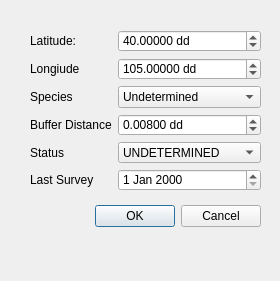
<?xml version="1.0" encoding="UTF-8"?>
<ui version="4.0">
 <class>NewRaptorDialogBase</class>
 <widget class="QDialog" name="NewRaptorDialogBase">
  <property name="geometry">
   <rect>
    <x>0</x>
    <y>0</y>
    <width>280</width>
    <height>281</height>
   </rect>
  </property>
  <property name="windowTitle">
   <string>Add New Raptor</string>
  </property>
  <widget class="QDialogButtonBox" name="button_box">
   <property name="geometry">
    <rect>
     <x>30</x>
     <y>200</y>
     <width>231</width>
     <height>32</height>
    </rect>
   </property>
   <property name="orientation">
    <enum>Qt::Horizontal</enum>
   </property>
   <property name="standardButtons">
    <set>QDialogButtonBox::Cancel|QDialogButtonBox::Ok</set>
   </property>
  </widget>
  <widget class="QWidget" name="formLayoutWidget">
   <property name="geometry">
    <rect>
     <x>30</x>
     <y>30</y>
     <width>231</width>
     <height>161</height>
    </rect>
   </property>
   <layout class="QFormLayout" name="lytForm">
    <item row="0" column="0">
     <widget class="QLabel" name="latitudeLabel">
      <property name="text">
       <string>Latitude:</string>
      </property>
     </widget>
    </item>
    <item row="0" column="1">
     <widget class="QDoubleSpinBox" name="spbLatitude">
      <property name="suffix">
       <string> dd</string>
      </property>
      <property name="decimals">
       <number>5</number>
      </property>
      <property name="minimum">
       <double>-90.000000000000000</double>
      </property>
      <property name="maximum">
       <double>90.000000000000000</double>
      </property>
      <property name="value">
       <double>40.000000000000000</double>
      </property>
     </widget>
    </item>
    <item row="1" column="0">
     <widget class="QLabel" name="longiudeLabel">
      <property name="text">
       <string>Longiude</string>
      </property>
     </widget>
    </item>
    <item row="1" column="1">
     <widget class="QDoubleSpinBox" name="spbLongitude">
      <property name="suffix">
       <string> dd</string>
      </property>
      <property name="decimals">
       <number>5</number>
      </property>
      <property name="minimum">
       <double>-180.000000000000000</double>
      </property>
      <property name="maximum">
       <double>180.000000000000000</double>
      </property>
      <property name="value">
       <double>105.000000000000000</double>
      </property>
     </widget>
    </item>
    <item row="2" column="0">
     <widget class="QLabel" name="speciesLabel">
      <property name="text">
       <string>Species</string>
      </property>
     </widget>
    </item>
    <item row="2" column="1">
     <widget class="QComboBox" name="cmbSpecies">
      <item>
       <property name="text">
        <string>Undetermined</string>
       </property>
      </item>
      <item>
       <property name="text">
        <string>Red-tail Hawk</string>
       </property>
      </item>
      <item>
       <property name="text">
        <string>Swainsons Hawk</string>
       </property>
      </item>
      <item>
       <property name="text">
        <string>Northern Harrier</string>
       </property>
      </item>
     </widget>
    </item>
    <item row="3" column="0">
     <widget class="QLabel" name="bufferDistanceLabel">
      <property name="text">
       <string>Buffer Distance</string>
      </property>
     </widget>
    </item>
    <item row="3" column="1">
     <widget class="QDoubleSpinBox" name="spbBuffer">
      <property name="suffix">
       <string> dd</string>
      </property>
      <property name="decimals">
       <number>5</number>
      </property>
      <property name="maximum">
       <double>0.100000000000000</double>
      </property>
      <property name="singleStep">
       <double>0.001000000000000</double>
      </property>
      <property name="stepType">
       <enum>QAbstractSpinBox::DefaultStepType</enum>
      </property>
      <property name="value">
       <double>0.008000000000000</double>
      </property>
     </widget>
    </item>
    <item row="4" column="0">
     <widget class="QLabel" name="statusLabel">
      <property name="text">
       <string>Status</string>
      </property>
     </widget>
    </item>
    <item row="4" column="1">
     <widget class="QComboBox" name="cmbStatus">
      <item>
       <property name="text">
        <string>UNDETERMINED</string>
       </property>
      </item>
      <item>
       <property name="text">
        <string>ACTIVE NEST</string>
       </property>
      </item>
      <item>
       <property name="text">
        <string>INACTIVE NEST</string>
       </property>
      </item>
      <item>
       <property name="text">
        <string>FLEDGED NEST</string>
       </property>
      </item>
     </widget>
    </item>
    <item row="5" column="0">
     <widget class="QLabel" name="lastSurveyLabel">
      <property name="text">
       <string>Last Survey</string>
      </property>
     </widget>
    </item>
    <item row="5" column="1">
     <widget class="QDateEdit" name="dteLast"/>
    </item>
   </layout>
  </widget>
 </widget>
 <resources/>
 <connections>
  <connection>
   <sender>button_box</sender>
   <signal>accepted()</signal>
   <receiver>NewRaptorDialogBase</receiver>
   <slot>accept()</slot>
   <hints>
    <hint type="sourcelabel">
     <x>20</x>
     <y>20</y>
    </hint>
    <hint type="destinationlabel">
     <x>20</x>
     <y>20</y>
    </hint>
   </hints>
  </connection>
  <connection>
   <sender>button_box</sender>
   <signal>rejected()</signal>
   <receiver>NewRaptorDialogBase</receiver>
   <slot>reject()</slot>
   <hints>
    <hint type="sourcelabel">
     <x>20</x>
     <y>20</y>
    </hint>
    <hint type="destinationlabel">
     <x>20</x>
     <y>20</y>
    </hint>
   </hints>
  </connection>
 </connections>
</ui>
